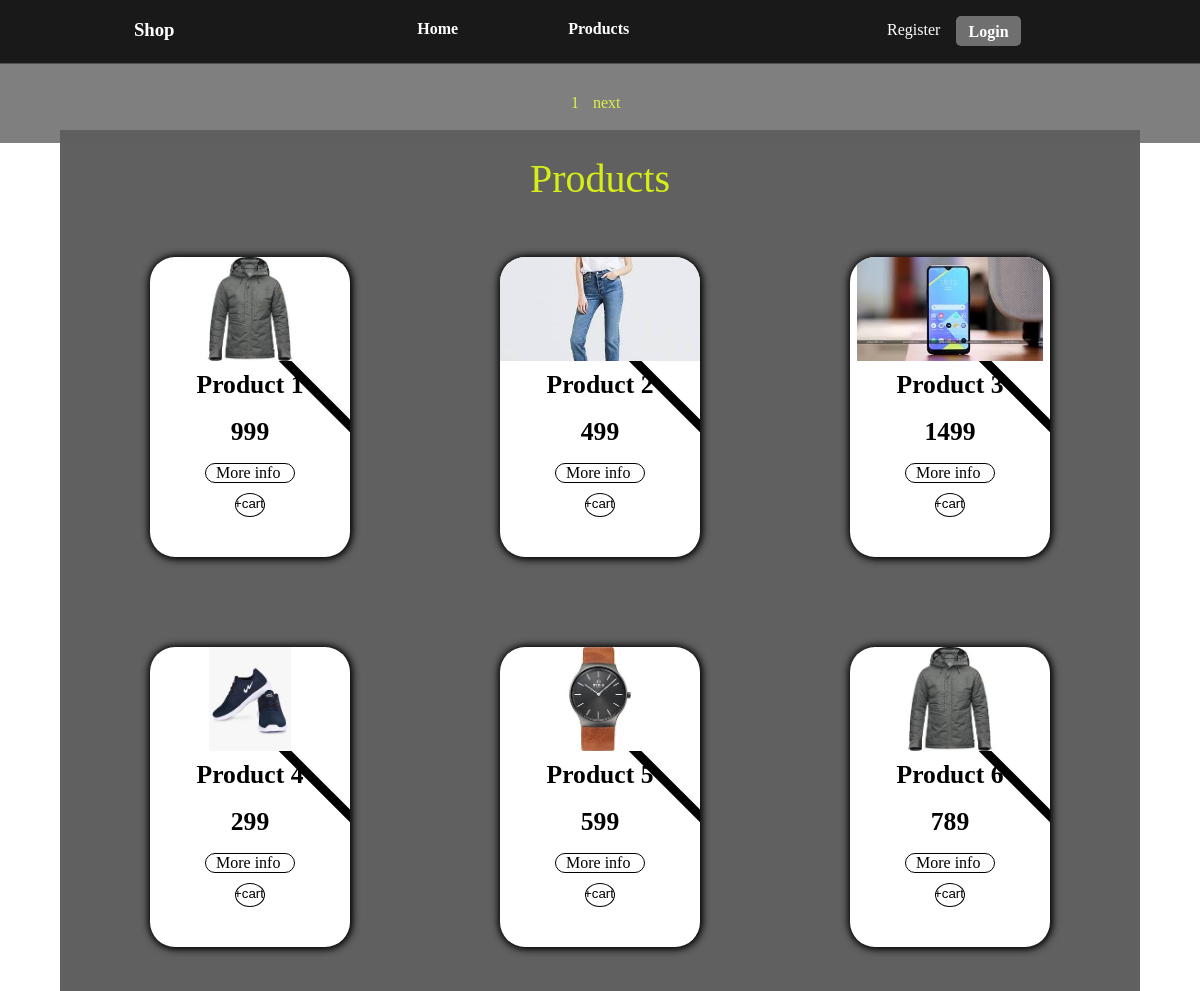
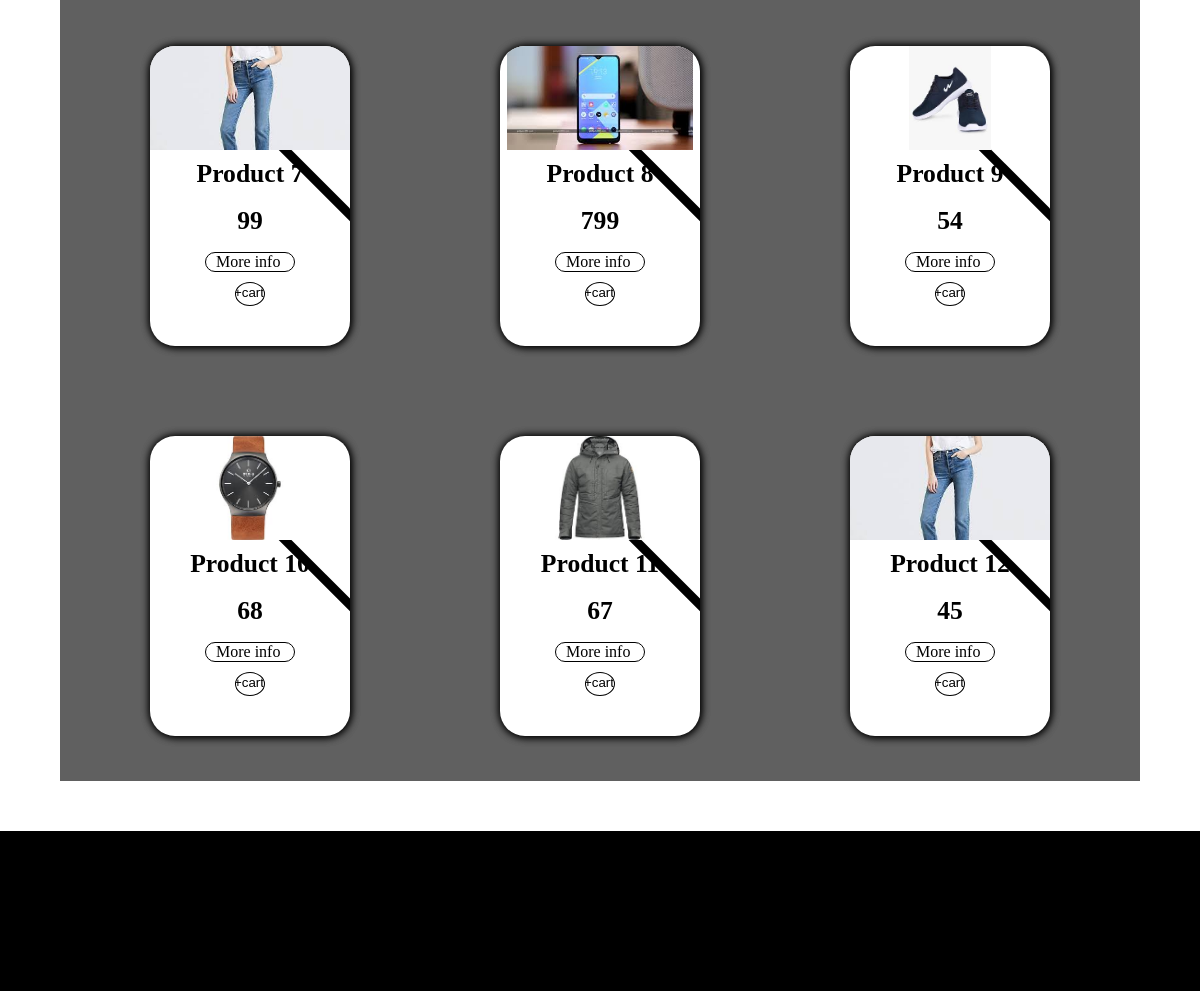
Screenshot of /products/ with the database file from the repository (2 pictures, top to bottom).
### products/models.py (models this page shows, shortened)
class product(models.Model):
    product_name=models.CharField(max_length=80,unique=True)
    image=models.ImageField(upload_to='media/img')
    price=models.IntegerField()
    produuct_description=models.TextField()

### products/views.py (the view, shortened to what this page needs)
# urls.py: path('products/', views.products),
def products(request):
    paginator = Paginator(all_product, 12)
    try:
        page_number = int(request.GET.get('page'))
    except:
        page_number=1
    try:
        page = paginator.get_page(page_number)
    except(EmptyPage, InvalidPage):
        page = paginator.get_page(paginator.num_pages)
    context={
        'products':page,
        'num':page_number
    }
    return render(request,'products.html',context)

### products/templates/products.html (shortened to what this page needs)
{% extends 'base.html' %}
{% load static %}
{% block css %}
    <link rel="stylesheet" href="{% static 'css/home.css' %}">
    <link rel="stylesheet" href="{% static 'css/products.css' %}">
{% endblock %}
{% block content %}
    <div class="btn-container">
        {{num}}
        {% if products.has_next %}
            <a href="?page={{products.next_page_number}}" class="next-btn">next</a>
        {% endif %}
    </div>
    <h2 class="popular-title">Products</h2>
    <div class="popular-product-card-container">
        {% for product in products.object_list %}
            <div class="product-card">
                <img src="{{product.image.url}}"  class='product-card-img' alt="product image" srcset="">
                <div class="decoration"></div>
                <h3>{{product.product_name}}</h3>
                <p><span class="price">{{product.price}}</span></p>
                <a  href="/product/product_id={{product.id}}" class="buy-now-btn">More info</a>
                <div class="add-to-cart">
                    <form action="" method="POST">
                        <button type="submit" value="{{product.id}}" name="product_id">
                            +cart
                        </button>
                    </form>
                </div>
            </div>
        {% endfor %}
    </div>
{% endblock %}

### static/css/home.css (style rules this page uses)
html { scroll-behavior: smooth; }
body { margin: 0; padding: 0; overflow-x: hidden; background-color: white; }
* { -webkit-box-sizing: border-box; box-sizing: border-box; outline: none; }
.popular-title { margin-left: 5%; margin-right: 5%; width: 7rem; font-size: 2.5rem; font-weight: lighter; min-width: 90vw; max-width: 90vw; text-align: center; background-color: #606060FF; color: #D6ED17FF; margin-bottom: 0px; padding-top: 30px; }
.popular-product-card-container { min-width: 90vw; max-width: 90vw; display: -webkit-box; display: -ms-flexbox; display: flex; -webkit-box-pack: center; -ms-flex-pack: center; justify-content: center; margin-left: 5%; margin-right: 5%; -ms-flex-wrap: wrap; flex-wrap: wrap; background-color: #606060FF; margin-top: 0px; margin-bottom: 50px; }
.popular-product-card-container a { text-decoration: none; }
.product-card { background-color: white; z-index: 2; min-height: 300px; min-width: 200px; max-height: 300px; max-width: 200px; overflow: hidden; border-radius: 25px; margin: 45px 75px 45px 75px; -webkit-box-shadow: black 0.5px 0.5px 8px, black 0.5px 0.5px 8px; box-shadow: black 0.5px 0.5px 8px, black 0.5px 0.5px 8px; -webkit-transition: 300ms; transition: 300ms; display: -webkit-box; display: -ms-flexbox; display: flex; -webkit-box-orient: vertical; -webkit-box-direction: normal; -ms-flex-direction: column; flex-direction: column; -webkit-box-align: center; -ms-flex-align: center; align-items: center; -webkit-box-pack: center; -ms-flex-pack: center; justify-content: center; }
.product-card .product-card-img { width: auto; min-height: 104px; max-height: 104px; }
.product-card h3 { -webkit-transform: translateY(-25px); transform: translateY(-25px); font-size: 1.6rem; }
.product-card p { -webkit-transform: translateY(-50px); transform: translateY(-50px); }
.product-card p span { color: black; font-weight: bold; font-size: 1.6rem; }
.decoration { position: relative; width: 300px; height: 100px; background-color: black; -webkit-transform-origin: center center; transform-origin: center center; -webkit-transform: rotate(45deg) translateY(-28px) translateX(100px); transform: rotate(45deg) translateY(-28px) translateX(100px); z-index: -1; }
.buy-now-btn { text-decoration: none; background: none; cursor: pointer; -webkit-transform: translateY(-50px); transform: translateY(-50px); height: 100px; width: 90px; padding: 0px 10px 0px 10px; border-radius: 13px; border: 1px solid black; -webkit-transition: 300ms; transition: 300ms; outline: none; color: black; }
.add-to-cart { height: 250px; width: 30px; overflow: hidden; -webkit-transform: translateY(-40px); transform: translateY(-40px); color: black; outline: none; cursor: pointer; border-radius: 50%; border: 1px solid black; -webkit-transition: 300ms; transition: 300ms; }
.add-to-cart button { -webkit-transform: translateX(-8px); transform: translateX(-8px); border: none; height: 110%; background: none; width: 150%; }

### static/css/products.css (style rules this page uses)
html { scroll-behavior: smooth; }
body { margin: 0; padding: 0; overflow-x: hidden; background-color: white; }
* { -webkit-box-sizing: border-box; box-sizing: border-box; outline: none; }
.popular-title { background-color: #606060FF; margin-top: 130px; margin-bottom: 0px; padding: 25px 5% 10px 5%; color: #D6ED17FF; }
.btn-container { display: -webkit-box; display: -ms-flexbox; display: flex; -webkit-box-pack: center; -ms-flex-pack: center; justify-content: center; -webkit-box-align: center; -ms-flex-align: center; align-items: center; width: 100vw; height: 10vh; opacity: 0.8; background-color: #606060FF; position: fixed; top: 62.5px; z-index: 10; color: #D6ED17FF; }
.btn-container a { width: 45px; padding: 0px 9px 0px 9px; border-radius: 4px; color: black; text-decoration: none; -webkit-transition: 200ms; transition: 200ms; color: #D6ED17FF; }
.btn-container .next-btn { margin-left: 5px; }

### rows the page displays
product: image (picture), product_name "Product 1", price "999", {{ product.id }} 1 (drawn)
product: image (picture), product_name "Product 2", price "499", {{ product.id }} 2 (drawn)
product: image (picture), product_name "Product 3", price "1499", {{ product.id }} 3 (drawn)
product: image (picture), product_name "Product 4", price "299", {{ product.id }} 4 (drawn)
product: image (picture), product_name "Product 5", price "599", {{ product.id }} 5 (drawn)
product: image (picture), product_name "Product 6", price "789", {{ product.id }} 6 (drawn)
product: image (picture), product_name "Product 7", price "99", {{ product.id }} 7 (drawn)
product: image (picture), product_name "Product 8", price "799", {{ product.id }} 8 (drawn)
product: image (picture), product_name "Product 9", price "54", {{ product.id }} 9 (drawn)
product: image (picture), product_name "Product 10", price "68", {{ product.id }} 10 (drawn)
product: image (picture), product_name "Product 11", price "67", {{ product.id }} 11 (drawn)
product: image (picture), product_name "Product 12", price "45", {{ product.id }} 12 (drawn)

### other values shown
{{ num }} "1"
